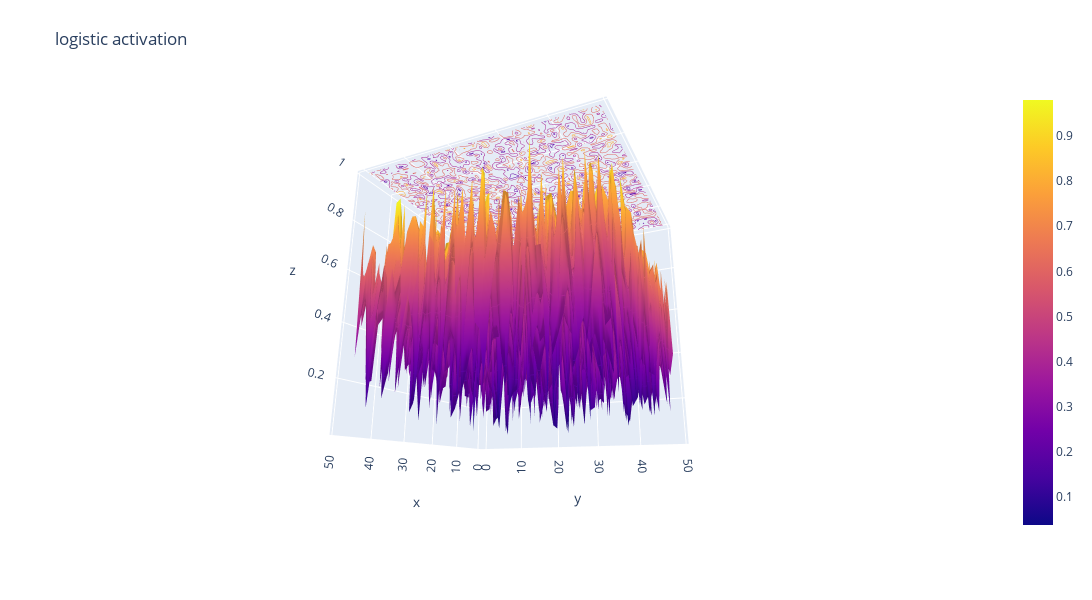

The notebook cell this image was saved under:
### Code cell
fig = go.Figure(data=[go.Surface(z=activated_x2d.numpy())])
fig.update_traces(contours_z=dict(show=True, usecolormap=True,
                                  highlightcolor="limegreen", project_z=True))
fig.update_layout(title='logistic activation', autosize=False,
                  scene_camera_eye=dict(x=1.87, y=0.88, z=-0.64),
                  width=1200, height=600,
                  margin=dict(l=65, r=50, b=65, t=90)
)

fig.show()

### Figure 1 — Plotly figure (JSON) as saved in the notebook; plotly's stock layout.template omitted (floating-point values rounded to 4 significant figures; data arrays with more than 128 entries replaced by an {"elided": "..."} marker saying what was removed)
{"data": [{"z": {"elided": "50x50 float values"}, "type": "surface", "contours": {"z": {"project": {"z": true}, "highlightcolor": "limegreen", "show": true, "usecolormap": true}}}], "layout": {"scene": {"camera": {"eye": {"x": 1.87, "y": 0.88, "z": -0.64}}}, "margin": {"l": 65, "r": 50, "b": 65, "t": 90}, "title": {"text": "logistic activation"}, "autosize": false, "width": 1200, "height": 600}}
